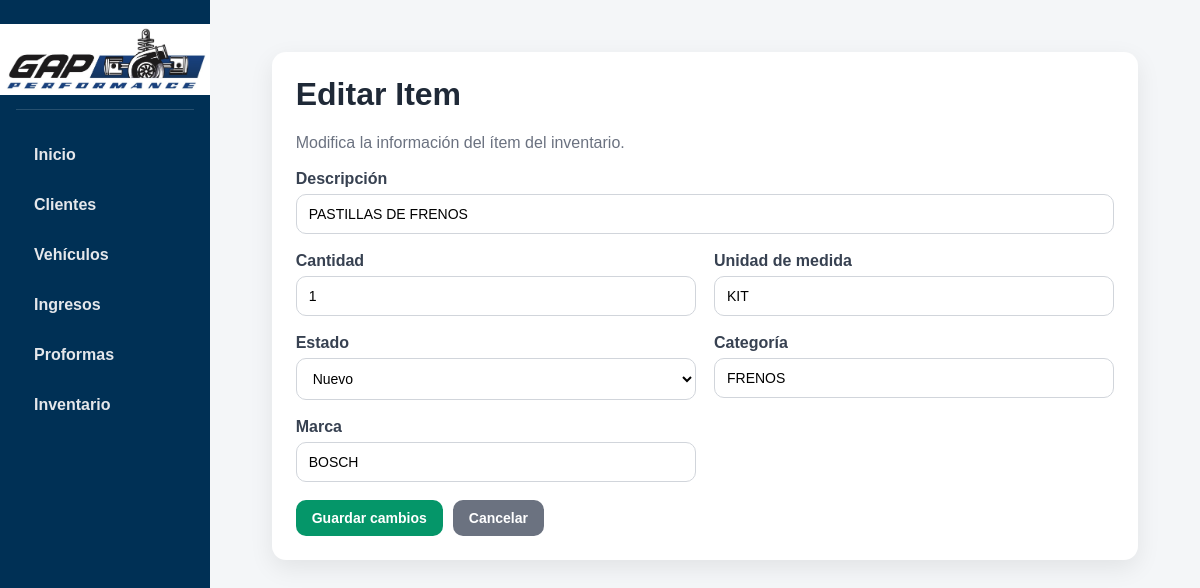
The page /inventario/3/editar on the database its author committed.
### tables this page shows
CREATE TABLE inventario (
    id_item INTEGER PRIMARY KEY AUTOINCREMENT,
    descripcion TEXT NOT NULL,
    cantidad INTEGER NOT NULL DEFAULT 0,
    unidad_medida TEXT NOT NULL,
    estado TEXT NOT NULL,
    categoria TEXT NOT NULL,
    marca TEXT,
    created_at TEXT DEFAULT CURRENT_TIMESTAMP
);

### app.py (the view, shortened to what this page needs)
@app.route("/inventario/<int:id_item>/editar", methods=["GET", "POST"])
def editar_item_inventario(id_item):
    conexion = conectar_db()
    cursor = conexion.cursor()
    cursor.execute("SELECT * FROM inventario WHERE id_item = ?", (id_item,))
    item = cursor.fetchone()
    conexion.close()
    return render_template("editar_item.html", item=item)

### app.py (called while the page is built)
def conectar_db():
    conexion = sqlite3.connect("taller.db")
    conexion.row_factory = sqlite3.Row
    return conexion

### templates/editar_item.html (shortened to what this page needs)
{% extends "base.html" %}
{% block content %}
<div class="card">
    <div class="page-header">
        <div>
            <h1>Editar Item</h1>
            <p>Modifica la información del ítem del inventario.</p>
        </div>
    </div>
    <form method="POST">
        <div class="form-grid">
            <div class="form-group full">
                <label>Descripción</label>
                <input type="text" name="descripcion" value="{{ item['descripcion'] }}" required>
            </div>
            <div class="form-group">
                <label>Cantidad</label>
                <input type="number" name="cantidad" min="0" value="{{ item['cantidad'] }}" required>
            </div>
            <div class="form-group">
                <label>Unidad de medida</label>
                <input type="text" name="unidad_medida" value="{{ item['unidad_medida'] }}" required>
            </div>
            <div class="form-group">
                <label>Estado</label>
                <select name="estado" required>
                    <option value="Nuevo" {% if item['estado'] == 'Nuevo' %}selected{% endif %}>Nuevo</option>
                </select>
            </div>
            <div class="form-group">
                <label>Categoría</label>
                <input type="text" name="categoria" value="{{ item['categoria'] }}" required>
            </div>
            <div class="form-group">
                <label>Marca</label>
                <input type="text" name="marca" value="{{ item['marca'] or '' }}">
            </div>
        </div>
        <div class="form-actions">
            <button class="btn btn-success" type="submit">Guardar cambios</button>
            <a class="btn btn-secondary" href="/inventario">Cancelar</a>
        </div>
    </form>
</div>
{% endblock %}

### static/style.css (style rules this page uses)
* { box-sizing: border-box; }
body { margin: 0; font-family: Arial, Helvetica, sans-serif; background-color: #f4f6f8; color: #1f2937; }
a { text-decoration: none; }
h1, h2, h3 { margin-top: 0; }
.card { background: white; border-radius: 14px; padding: 24px; box-shadow: 0 8px 24px rgba(0, 0, 0, 0.08); margin-bottom: 24px; }
.btn { display: inline-block; padding: 10px 16px; border: none; border-radius: 10px; cursor: pointer; font-size: 14px; font-weight: bold; transition: 0.2s; }
.btn-secondary { background: #6b7280; color: white; }
.btn-success { background: #059669; color: white; }
.form-grid { display: grid; grid-template-columns: 1fr 1fr; gap: 18px; }
.form-group { display: flex; flex-direction: column; }
.form-group.full { grid-column: 1 / -1; }
label { font-weight: bold; margin-bottom: 6px; color: #374151; }
input, select, textarea { width: 100%; padding: 11px 12px; border: 1px solid #d1d5db; border-radius: 10px; background: #fff; font-size: 14px; transition: 0.2s; }
.form-actions { margin-top: 18px; display: flex; gap: 10px; flex-wrap: wrap; }
.page-header { display: flex; justify-content: space-between; align-items: center; gap: 12px; flex-wrap: wrap; margin-bottom: 18px; }
.page-header p { margin: 0; color: #6b7280; }

### rows shown on the page
inventario: descripcion "PASTILLAS DE FRENOS", cantidad "1", unidad_medida "KIT", estado "Nuevo", categoria "FRENOS", marca "BOSCH"
